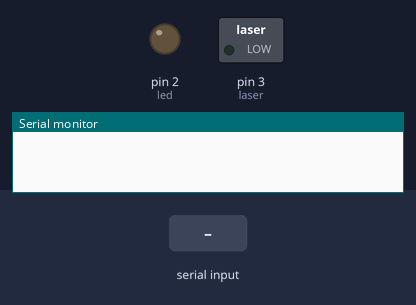
Bench run of a sketch on a simulated Arduino Uno, built with avr-gcc and run on an emulated ATmega328P. On the bench: switched loads named in the sketch (green lamp = pin HIGH), output pins drawn as LEDs (lit = HIGH), the last lines printed to the serial monitor. The test bench sets the inputs (shaded band).

Above: at 1.2 s.
1.3 s: "1" received over Serial
At 1.47 s:
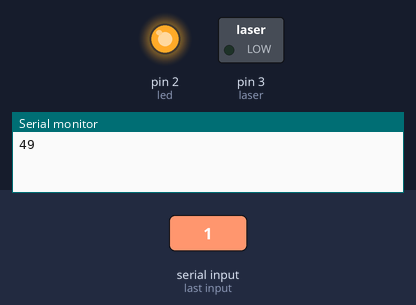
4.3 s: "2" received over Serial
At 5.0 s:
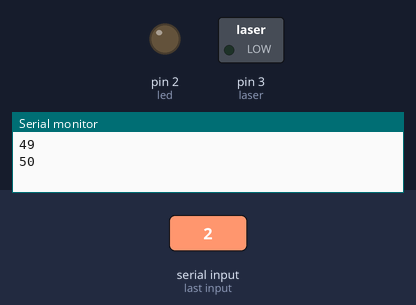
Timing chart, 0 to 7.3 s (numbered marks = the images above; inputs shaded):
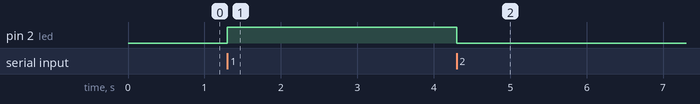

The sketch:

emp.ino
```cpp
int led = 2;
int laser=3;
int stat=0;

void setup() {
  // put your setup code here, to run once:
pinMode(led,OUTPUT);
pinMode(laser,OUTPUT);
digitalWrite(led,LOW);
digitalWrite(laser,LOW);
Serial.begin(9600);
}

void loop() {
  // put your main code here, to run repeatedly:
//  digitalWrite(laser,HIGH);
//  digitalWrite(led,HIGH);
//  delay(1000);
//  digitalWrite(laser,LOW);
//  digitalWrite(led,LOW);

 if (Serial.available()>0)
 {
   int py_signal = Serial.read();
   Serial.println(py_signal);
   if (py_signal == 49)
   {
     stat = 1;
     //Serial.println(stat);
   }
   if (py_signal == 50)
   {
    stat = 0;
   }
 }
 //Serial.println(stat);

 if (stat==1)
 {
  //20HZ
  digitalWrite(laser,HIGH);
  digitalWrite(led,HIGH);
  delay(5);
  digitalWrite(laser,LOW);
  delay(45);
 }
 else
 {
 digitalWrite(laser,LOW);
 digitalWrite(led,LOW);
 }
}
```

Measured:
- after the input at 1.3 s, pin 2 (led): LOW → HIGH at once
- after the input at 4.3 s, pin 2 (led): HIGH → LOW at once
